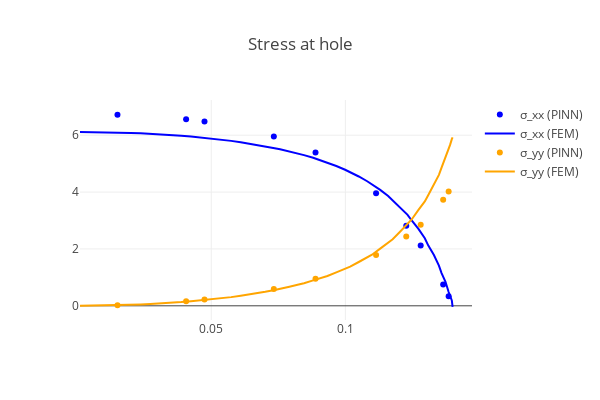

Write notebook code for a chart like this one.
### Markdown cell above
## Visualization of results

### Code cell
stress_hole = torch.vmap(sigma)(hole)
data_hole = np.loadtxt(f"data/hole_Rx={Rx}.csv", delimiter=",")
data_hole = data_hole[data_hole[:, 0].argsort()]

with torch.no_grad():
    fig = go.Figure()
    m1 = dict(color="blue")
    m2 = dict(color="orange")
    fig.add_trace(
        go.Scatter(
            x=hole[:, 0],
            y=stress_hole[:, 0, 0],
            marker=m1,
            mode="markers",
            name="σ_xx (PINN)",
        )
    )
    fig.add_trace(
        go.Scatter(
            x=data_hole[:, 0],
            y=data_hole[:, 2],
            marker=m1,
            mode="lines",
            name="σ_xx (FEM)",
        )
    )
    fig.add_trace(
        go.Scatter(
            x=hole[:, 0],
            y=stress_hole[:, 1, 1],
            marker=m2,
            mode="markers",
            name="σ_yy (PINN)",
        )
    )
    fig.add_trace(
        go.Scatter(
            x=data_hole[:, 0],
            y=data_hole[:, 3],
            marker=m2,
            mode="lines",
            name="σ_yy (FEM)",
        )
    )
    fig.update_layout(
        template="none", width=600, height=400, title="Stress at hole", showlegend=True
    )
    wandb.log({f"hole_stress": fig})
    fig.show()

### Figure 1 — Plotly figure (JSON) as saved in the notebook; plotly's stock layout.template omitted (floating-point values rounded to 4 significant figures)
{"data": [{"marker": {"color": "blue"}, "mode": "markers", "name": "σ_xx (PINN)", "type": "scatter", "x": [0.1227, 0.1365, 0.1281, 0.08888, 0.1385, 0.04062, 0.1115, 0.01504, 0.04748, 0.07334], "y": [2.815, 0.7476, 2.118, 5.388, 0.3385, 6.561, 3.955, 6.719, 6.483, 5.958]}, {"marker": {"color": "blue"}, "mode": "lines", "name": "σ_xx (FEM)", "type": "scatter", "x": [0.001067, 0.004735, 0.008401, 0.01053, 0.0142, 0.01786, 0.01999, 0.02364, 0.0273, 0.02942, 0.03306, 0.0367, 0.03881, 0.04243, 0.04605, 0.04815, 0.05175, 0.05534, 0.05742, 0.06099, 0.06454, 0.0666, 0.07013, 0.07364, 0.07567, 0.07914, 0.08259, 0.08459, 0.08799, 0.09137, 0.09332, 0.09663, 0.09991, 0.1018, 0.105, 0.1081, 0.1099, 0.113, 0.116, 0.1176, 0.1205, 0.1232, 0.1247, 0.1273, 0.1296, 0.1309, 0.133, 0.1349, 0.1359, 0.1373, 0.1385, 0.139, 0.1397, 0.14], "y": [6.112, 6.111, 6.106, 6.103, 6.096, 6.085, 6.079, 6.065, 6.048, 6.039, 6.018, 5.994, 5.98, 5.952, 5.92, 5.902, 5.865, 5.824, 5.8, 5.753, 5.7, 5.67, 5.61, 5.545, 5.507, 5.431, 5.348, 5.3, 5.204, 5.101, 5.038, 4.917, 4.785, 4.703, 4.548, 4.381, 4.274, 4.078, 3.865, 3.715, 3.468, 3.201, 3.001, 2.703, 2.378, 2.117, 1.785, 1.414, 1.15, 0.8442, 0.4857, 0.3555, 0.1881, -0.03941]}, {"marker": {"color": "orange"}, "mode": "markers", "name": "σ_yy (PINN)", "type": "scatter", "x": [0.1227, 0.1365, 0.1281, 0.08888, 0.1385, 0.04062, 0.1115, 0.01504, 0.04748, 0.07334], "y": [2.434, 3.726, 2.849, 0.9525, 4.017, 0.1564, 1.785, 0.01935, 0.2189, 0.5874]}, {"marker": {"color": "orange"}, "mode": "lines", "name": "σ_yy (FEM)", "type": "scatter", "x": [0.001067, 0.004735, 0.008401, 0.01053, 0.0142, 0.01786, 0.01999, 0.02364, 0.0273, 0.02942, 0.03306, 0.0367, 0.03881, 0.04243, 0.04605, 0.04815, 0.05175, 0.05534, 0.05742, 0.06099, 0.06454, 0.0666, 0.07013, 0.07364, 0.07567, 0.07914, 0.08259, 0.08459, 0.08799, 0.09137, 0.09332, 0.09663, 0.09991, 0.1018, 0.105, 0.1081, 0.1099, 0.113, 0.116, 0.1176, 0.1205, 0.1232, 0.1247, 0.1273, 0.1296, 0.1309, 0.133, 0.1349, 0.1359, 0.1373, 0.1385, 0.139, 0.1397, 0.14], "y": [-0.001205, 0.003507, 0.007097, 0.009625, 0.01942, 0.02808, 0.03378, 0.04973, 0.06451, 0.07347, 0.09632, 0.1179, 0.1304, 0.1611, 0.1904, 0.2062, 0.2463, 0.2848, 0.305, 0.3562, 0.4054, 0.4306, 0.4954, 0.5576, 0.591, 0.6718, 0.7494, 0.7928, 0.8945, 0.9922, 1.048, 1.177, 1.301, 1.375, 1.54, 1.698, 1.796, 2.011, 2.212, 2.343, 2.614, 2.862, 3.036, 3.373, 3.671, 3.899, 4.286, 4.606, 4.859, 5.224, 5.483, 5.659, 5.863, 5.924]}], "layout": {"height": 400, "showlegend": true, "title": {"text": "Stress at hole"}, "width": 600}}
